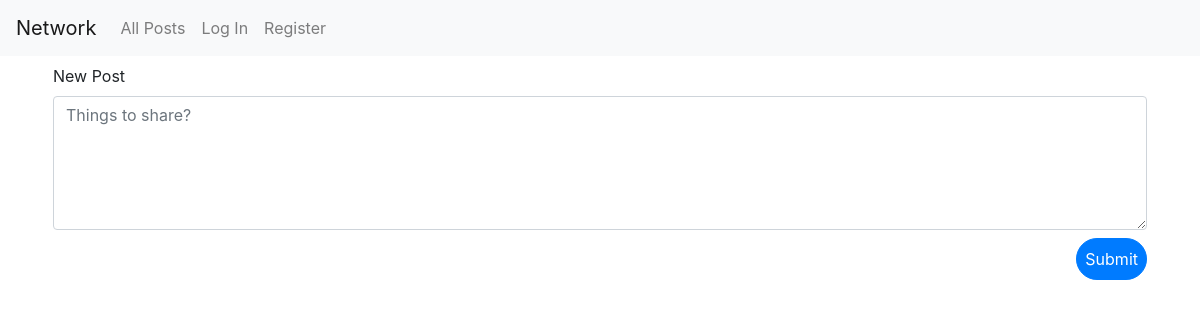
The app's page /, older data.
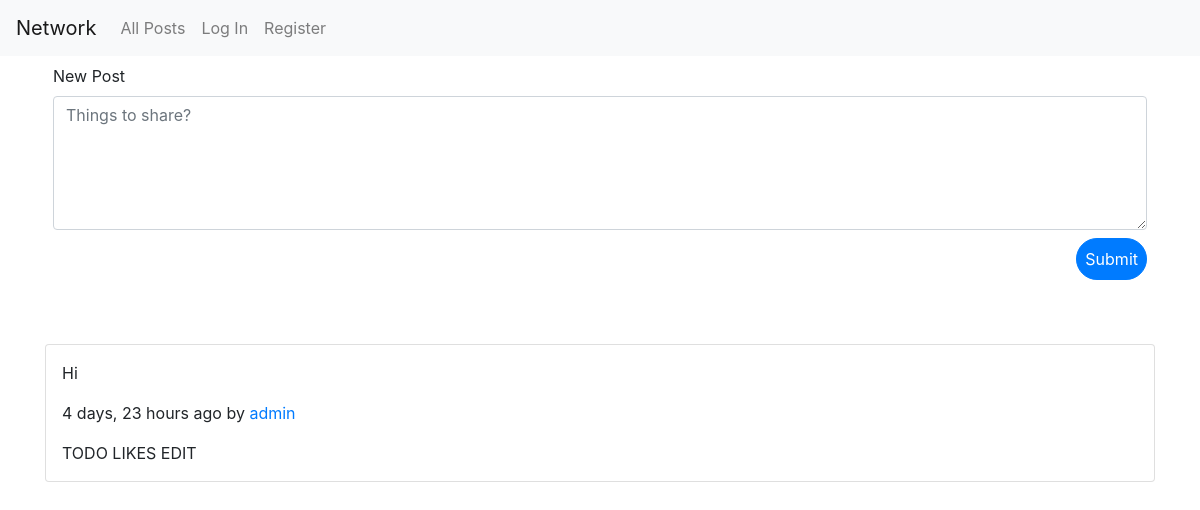
The same page, newer data.
### network/models.py (models this page shows, shortened)
class Post(models.Model):
    body = models.CharField(max_length=250)
    post_date = models.DateTimeField(auto_now_add=True)
    user = models.ForeignKey(User, on_delete=models.CASCADE)

### network/views.py (the view)
# urls.py: path("", views.index, name="index"),
def index(request):
    posts = Post.objects.all().order_by("-post_date")
    context = {"posts": posts}
    return render(request, "network/index.html", context)

### network/templates/network/index.html (shortened to what this page needs)
{% extends "network/layout.html" %}
{% block body %}
    <form class="p-2" method="POST" action="{% url "create" %}">
        <label for="msg" class="form-label">New Post</label>
        <textarea class="form-control" placeholder="Things to share?" name="body" id="msg" rows="5"></textarea>
        <div class="text-right py-2">
            <button type="submit" class="btn btn-primary rounded-pill p-2">Submit</button>
        </div>
    </form>
    {% for post in posts %}
    <div class="card my-5 p-3">
    <p>{{post.body}}</p>
    <p>{{post.post_date|timesince}} ago by <a href="./profile/{{post.user.id}}">{{post.user}}</a></p>
    TODO LIKES EDIT
    </div>
    {% endfor%}
{% endblock %}

### network/templates/network/layout.html (shortened to what this page needs)
{% load static %}
<!DOCTYPE html>
<html lang="en">
    <head>
        <link rel="stylesheet" href="https://stackpath.bootstrapcdn.com/bootstrap/4.4.1/css/bootstrap.min.css">
        <link href="{% static 'network/styles.css' %}" rel="stylesheet">
    </head>
    <body>
        <nav class="navbar navbar-expand-lg navbar-light bg-light">
            <a class="navbar-brand" href="{% url 'index' %}">Network</a>
            <div>
              <ul class="navbar-nav mr-auto">
                <li class="nav-item">
                  <a class="nav-link" href="{% url 'index' %}">All Posts</a>
                </li>
                {% if user.is_authenticated %}
                    <li class="nav-item">
                        <a class="nav-link" href="#">Following</a>
                    </li>
                    <li class="nav-item">
                        <a class="nav-link" href="{% url 'logout' %}">Log Out</a>
                    </li>
                {% else %}
                    <li class="nav-item">
                        <a class="nav-link" href="{% url 'login' %}">Log In</a>
                    </li>
                    <li class="nav-item">
                        <a class="nav-link" href="{% url 'register' %}">Register</a>
                    </li>
                {% endif %}
              </ul>
            </div>
          </nav>
        <div class="body container">
            {% block body %}
            {% endblock %}
        </div>
    </body>
</html>

Row changes from the older to the newer data that the page shows:
added Post: body "Hi", post_date "4 days, 23 hours", user "admin"
